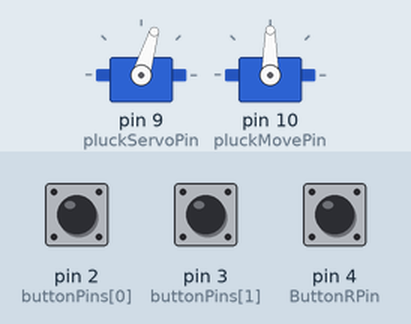
A sketch run on a simulated Arduino Uno, built with avr-gcc and run on an emulated ATmega328P. On the bench: 2 × servo. The test bench sets the inputs (shaded band); at power-on: pin 2 (buttonPins[0]) HIGH, pin 3 (buttonPins[1]) HIGH, pin 4 (ButtonRPin) HIGH. Random numbers use the default seed unless the sketch sets one.

Above: at 1.2 s.
1.3 s: pin 2 (buttonPins[0]) pulled LOW for 0.15 s
At 4.6 s:
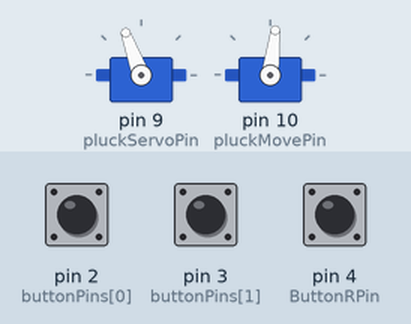
At 10.8 s:
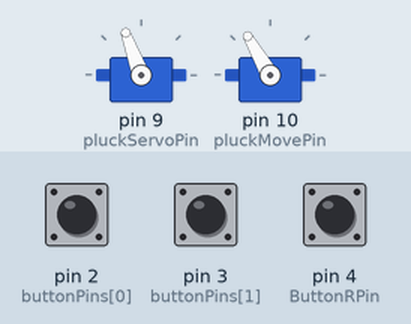
Timing chart, 0 to 15.3 s (numbered marks = the images above; inputs shaded):
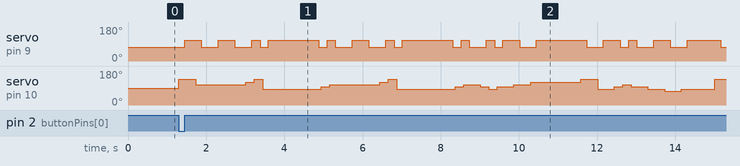

Measured:
- after the input at 1.3 s, servo on pin 9 (pluckServoPin): 73° → 110° after 0.15 s, → 73° 0.43 s later, → 110° 0.43 s later, → 73° 0.43 s later, … (32 changes in this stretch); servo on pin 10 (pluckMovePin): 90° → 136° at once, → 107° 0.43 s later, → 120° 1.3 s later, → 136° 0.22 s later, … (26 changes in this stretch)

The sketch:

Electric_Kalimba.ino
```cpp
#include <Servo.h>

// Create Servo objects
Servo ServoPluck; // Servo for plucking mechanism
Servo ServoMove; // Servo for moving to different tines

// Constants for the random song
const int NOTE_PLAY_CHANCE = 70;  // Probability (0-100) of a note being played at each interval

// Define pins for servos and buttons
const int pluckServoPin = 9;      // Pin connected to the pluck servo
const int pluckMovePin = 10;      // Pin connected to the tine-moving servo
const int buttonPins[] = {2, 3}; // Pins connected to buttons for playing predefined songs
const int ButtonRPin = 4;        // Pin connected to button for playing a random song

// Pluck positions
const int PluckUpper = 1300; // Servo position to lift the plucker above the tine
const int PluckLower = 1680; // Servo position to lower the plucker onto the tine
bool plucked = false;       // Current state of the plucker

// Tine positions (servo positions corresponding to different tines)
int tinePositions[] = {1950, 1780, 1650, 1540, 1400, 1290, 1180, 1040};

// Structure to represent a musical note
struct Note {
  int tine;         // Tine number (1-8)
  unsigned long startTime; // Time (in milliseconds) when the note should start playing
};

// Predefined songs with notes and their timings
Note song1[] = { //Vivaldi - Spring
    {1, 0},
    {3, 429},
    {3, 857},
    {3, 1286},
    {2, 1714},
    {1, 1929},
    {5, 2143},
    {5, 3429},
    {4, 3643},
    {3, 3857},
    {3, 4286},
    {3, 4714},
    {2, 5143},
    {1, 5358},
    {5, 5571},
    {5, 6857},
    {4, 7072},
    {3, 7286},
    {4, 7714},
    {5, 7929},
    {4, 8143},
    {3, 8571},
    {2, 9000},

    {1, 10286},
    {5, 10714},
    {4, 11143},
    {3, 11358},
    {4, 11571},
    {5, 12000},
    {6, 12429},
    {5, 12857},
    {1, 13714},
    {5, 14143},
    {4, 14571},
    {3, 14786},
    {4, 15000},
    {5, 15429},
    {6, 15857},
    {5, 16286},
    {4, 17143},
    {3, 17571},
    {2, 18000},
    {1, 18215},
    {2, 18429},
    {1, 19072},
    {1, 19286},
};

Note song2[] = { //Beethoven - Ode to Joy
    {3, 0},
    {3, 429},
    {4, 857},
    {5, 1286},
    {5, 1714},
    {4, 2143},
    {3, 2571},
    {2, 3000},

    {1, 3429},
    {1, 3857},
    {2, 4286},
    {3, 4714},
    {3, 5143},
    {2, 5786},
    {2, 6000},

    {3, 6857},
    {3, 7286},
    {4, 7714},
    {5, 8143},
    {5, 8571},
    {4, 9000},
    {3, 9429},
    {2, 9857},

    {1, 10286},
    {1, 10929},
    {2, 11143},
    {3, 11571},
    {2, 12000},
    {1, 12643},
    {1, 12857},
};

// Array of songs and their lengths
Note *songs[] = {song1, song2};
int songLengths[] = {sizeof(song1) / sizeof(Note), sizeof(song2) / sizeof(Note)};

// Setup function runs once when the Arduino is powered on or reset
void setup() {
  // Initialize Serial communication
  Serial.begin(9600);

  // Attach servos to their respective pins
  ServoPluck.attach(pluckServoPin);
  ServoMove.attach(pluckMovePin);

  // Move the pluck servo to the upper position initially
  ServoPluck.writeMicroseconds(PluckUpper);
  plucked = false; // Ensure the plucker state is updated

  // Initialize button pins as input with internal pull-up resistors
  pinMode(buttonPins[0], INPUT_PULLUP);
  pinMode(buttonPins[1], INPUT_PULLUP);
  pinMode(ButtonRPin, INPUT_PULLUP);

  // Seed the random number generator with a value from analog pin A0
  randomSeed(analogRead(A0));
}

// Main loop function runs repeatedly
void loop() {
  // Check if any of the predefined song buttons are pressed
  for (int i = 0; i < 2; i++) {
    if (digitalRead(buttonPins[i]) == LOW) {
      playSong(i); // Play the selected song
    }
  }

  // Check if the random song button is pressed
  if (digitalRead(ButtonRPin) == LOW) {
    playRandom(); // Play a random song
  }
}

// Function to play a random sequence of notes
void playRandom() {
  const int numNotes = 16;  // Number of possible notes in a random song
  const int interval = 500; // Interval between notes in milliseconds

  unsigned long startTime = millis(); // Record the start time

  for (int i = 0; i < numNotes; i++) {
    int playNote = random(100); // Generate a random number between 0 and 99
    int randomTine = random(1, 9); // Pick a random tine (1 to 8)

    if (playNote < NOTE_PLAY_CHANCE) { // Check if the note should be played
      while (millis() - startTime < i * interval) {
        // Wait until it's time to play the note
      }
      playNoteRandom(randomTine); // Play the random note
    }
  }
}

// Function to move to a specific tine and play a note
void playNoteRandom(int tine) {
  if (tine < 1 || tine > 8) return; // Ensure the tine number is valid

  // Move the servo to the selected tine
  ServoMove.write(tinePositions[tine - 1]);
  delay(100); // Wait for the servo to move into position

  pluck(); // Trigger the plucker
}

// Function to play a predefined song
void playSong(int songIndex) {
  if (songIndex >= sizeof(songs) / sizeof(songs[0])) return; // Check if the song index is valid

  Note *song = songs[songIndex];  // Get the selected song
  int length = songLengths[songIndex]; // Get the length of the song

  unsigned long startTime = millis(); // Record the start time

  for (int i = 0; i < length; i++) {
    while (millis() - startTime < song[i].startTime) {
      // Wait until it's time to play the note
    }
    playNote(song[i].tine); // Play the note
  }
}

// Function to move to a specific tine and play a note
void playNote(int tine) {
  if (tine < 1 || tine > 8) return; // Ensure the tine number is valid

  // Move the servo to the selected tine
  ServoMove.write(tinePositions[tine - 1]);
  delay(150); // Wait for the servo to move into position

  pluck(); // Trigger the plucker
}

// Function to trigger the plucker
void pluck() {
  if (plucked == false) {
    ServoPluck.writeMicroseconds(PluckLower);
    plucked = true;
  } else {
    ServoPluck.writeMicroseconds(PluckUpper);
    plucked = false;
  }
}
```
